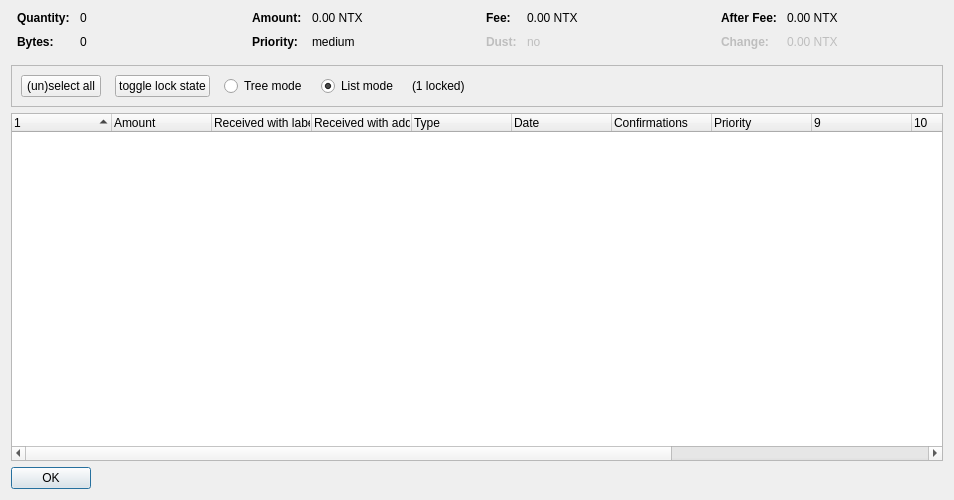
<?xml version="1.0" encoding="UTF-8"?>
<ui version="4.0">
 <class>CoinControlDialog</class>
 <widget class="QDialog" name="CoinControlDialog">
  <property name="geometry">
   <rect>
    <x>0</x>
    <y>0</y>
    <width>954</width>
    <height>500</height>
   </rect>
  </property>
  <property name="windowTitle">
   <string>Coin Selection</string>
  </property>
  <layout class="QVBoxLayout" name="verticalLayout">
   <item>
    <layout class="QHBoxLayout" name="horizontalLayoutTop" stretch="0,0,0,0">
     <property name="topMargin">
      <number>0</number>
     </property>
     <property name="bottomMargin">
      <number>10</number>
     </property>
     <item>
      <layout class="QFormLayout" name="formLayoutCoinControl1">
       <property name="horizontalSpacing">
        <number>10</number>
       </property>
       <property name="verticalSpacing">
        <number>10</number>
       </property>
       <property name="leftMargin">
        <number>6</number>
       </property>
       <property name="rightMargin">
        <number>6</number>
       </property>
       <item row="0" column="0">
        <widget class="QLabel" name="labelCoinControlQuantityText">
         <property name="font">
          <font>
           <weight>75</weight>
           <bold>true</bold>
          </font>
         </property>
         <property name="text">
          <string>Quantity:</string>
         </property>
        </widget>
       </item>
       <item row="0" column="1">
        <widget class="QLabel" name="labelCoinControlQuantity">
         <property name="cursor">
          <cursorShape>IBeamCursor</cursorShape>
         </property>
         <property name="contextMenuPolicy">
          <enum>Qt::ActionsContextMenu</enum>
         </property>
         <property name="text">
          <string notr="true">0</string>
         </property>
         <property name="textInteractionFlags">
          <set>Qt::LinksAccessibleByMouse|Qt::TextSelectableByKeyboard|Qt::TextSelectableByMouse</set>
         </property>
        </widget>
       </item>
       <item row="1" column="0">
        <widget class="QLabel" name="labelCoinControlBytesText">
         <property name="font">
          <font>
           <weight>75</weight>
           <bold>true</bold>
          </font>
         </property>
         <property name="text">
          <string>Bytes:</string>
         </property>
        </widget>
       </item>
       <item row="1" column="1">
        <widget class="QLabel" name="labelCoinControlBytes">
         <property name="cursor">
          <cursorShape>IBeamCursor</cursorShape>
         </property>
         <property name="contextMenuPolicy">
          <enum>Qt::ActionsContextMenu</enum>
         </property>
         <property name="text">
          <string notr="true">0</string>
         </property>
         <property name="textInteractionFlags">
          <set>Qt::LinksAccessibleByMouse|Qt::TextSelectableByKeyboard|Qt::TextSelectableByMouse</set>
         </property>
        </widget>
       </item>
      </layout>
     </item>
     <item>
      <layout class="QFormLayout" name="formLayoutCoinControl2">
       <property name="horizontalSpacing">
        <number>10</number>
       </property>
       <property name="verticalSpacing">
        <number>10</number>
       </property>
       <property name="leftMargin">
        <number>6</number>
       </property>
       <property name="rightMargin">
        <number>6</number>
       </property>
       <item row="0" column="0">
        <widget class="QLabel" name="labelCoinControlAmountText">
         <property name="font">
          <font>
           <weight>75</weight>
           <bold>true</bold>
          </font>
         </property>
         <property name="text">
          <string>Amount:</string>
         </property>
        </widget>
       </item>
       <item row="0" column="1">
        <widget class="QLabel" name="labelCoinControlAmount">
         <property name="cursor">
          <cursorShape>IBeamCursor</cursorShape>
         </property>
         <property name="contextMenuPolicy">
          <enum>Qt::ActionsContextMenu</enum>
         </property>
         <property name="text">
          <string notr="true">0.00 NTX</string>
         </property>
         <property name="textInteractionFlags">
          <set>Qt::LinksAccessibleByMouse|Qt::TextSelectableByKeyboard|Qt::TextSelectableByMouse</set>
         </property>
        </widget>
       </item>
       <item row="1" column="0">
        <widget class="QLabel" name="labelCoinControlPriorityText">
         <property name="font">
          <font>
           <weight>75</weight>
           <bold>true</bold>
          </font>
         </property>
         <property name="text">
          <string>Priority:</string>
         </property>
        </widget>
       </item>
       <item row="1" column="1">
        <widget class="QLabel" name="labelCoinControlPriority">
         <property name="cursor">
          <cursorShape>IBeamCursor</cursorShape>
         </property>
         <property name="contextMenuPolicy">
          <enum>Qt::ActionsContextMenu</enum>
         </property>
         <property name="text">
          <string>medium</string>
         </property>
         <property name="textInteractionFlags">
          <set>Qt::LinksAccessibleByMouse|Qt::TextSelectableByKeyboard|Qt::TextSelectableByMouse</set>
         </property>
        </widget>
       </item>
      </layout>
     </item>
     <item>
      <layout class="QFormLayout" name="formLayoutCoinControl3">
       <property name="horizontalSpacing">
        <number>10</number>
       </property>
       <property name="verticalSpacing">
        <number>10</number>
       </property>
       <property name="leftMargin">
        <number>6</number>
       </property>
       <property name="rightMargin">
        <number>6</number>
       </property>
       <item row="0" column="0">
        <widget class="QLabel" name="labelCoinControlFeeText">
         <property name="font">
          <font>
           <weight>75</weight>
           <bold>true</bold>
          </font>
         </property>
         <property name="text">
          <string>Fee:</string>
         </property>
        </widget>
       </item>
       <item row="0" column="1">
        <widget class="QLabel" name="labelCoinControlFee">
         <property name="cursor">
          <cursorShape>IBeamCursor</cursorShape>
         </property>
         <property name="contextMenuPolicy">
          <enum>Qt::ActionsContextMenu</enum>
         </property>
         <property name="text">
          <string notr="true">0.00 NTX</string>
         </property>
         <property name="textInteractionFlags">
          <set>Qt::LinksAccessibleByMouse|Qt::TextSelectableByKeyboard|Qt::TextSelectableByMouse</set>
         </property>
        </widget>
       </item>
       <item row="1" column="0">
        <widget class="QLabel" name="labelCoinControlLowOutputText">
         <property name="enabled">
          <bool>false</bool>
         </property>
         <property name="font">
          <font>
           <weight>75</weight>
           <bold>true</bold>
          </font>
         </property>
         <property name="text">
          <string>Dust:</string>
         </property>
        </widget>
       </item>
       <item row="1" column="1">
        <widget class="QLabel" name="labelCoinControlLowOutput">
         <property name="enabled">
          <bool>false</bool>
         </property>
         <property name="cursor">
          <cursorShape>IBeamCursor</cursorShape>
         </property>
         <property name="contextMenuPolicy">
          <enum>Qt::ActionsContextMenu</enum>
         </property>
         <property name="text">
          <string>no</string>
         </property>
         <property name="textInteractionFlags">
          <set>Qt::LinksAccessibleByMouse|Qt::TextSelectableByKeyboard|Qt::TextSelectableByMouse</set>
         </property>
        </widget>
       </item>
      </layout>
     </item>
     <item>
      <layout class="QFormLayout" name="formLayoutCoinControl4">
       <property name="horizontalSpacing">
        <number>10</number>
       </property>
       <property name="verticalSpacing">
        <number>10</number>
       </property>
       <property name="leftMargin">
        <number>6</number>
       </property>
       <property name="rightMargin">
        <number>6</number>
       </property>
       <item row="0" column="0">
        <widget class="QLabel" name="labelCoinControlAfterFeeText">
         <property name="font">
          <font>
           <weight>75</weight>
           <bold>true</bold>
          </font>
         </property>
         <property name="text">
          <string>After Fee:</string>
         </property>
        </widget>
       </item>
       <item row="0" column="1">
        <widget class="QLabel" name="labelCoinControlAfterFee">
         <property name="cursor">
          <cursorShape>IBeamCursor</cursorShape>
         </property>
         <property name="contextMenuPolicy">
          <enum>Qt::ActionsContextMenu</enum>
         </property>
         <property name="text">
          <string notr="true">0.00 NTX</string>
         </property>
         <property name="textInteractionFlags">
          <set>Qt::LinksAccessibleByMouse|Qt::TextSelectableByKeyboard|Qt::TextSelectableByMouse</set>
         </property>
        </widget>
       </item>
       <item row="1" column="0">
        <widget class="QLabel" name="labelCoinControlChangeText">
         <property name="enabled">
          <bool>false</bool>
         </property>
         <property name="font">
          <font>
           <weight>75</weight>
           <bold>true</bold>
          </font>
         </property>
         <property name="text">
          <string>Change:</string>
         </property>
        </widget>
       </item>
       <item row="1" column="1">
        <widget class="QLabel" name="labelCoinControlChange">
         <property name="enabled">
          <bool>false</bool>
         </property>
         <property name="cursor">
          <cursorShape>IBeamCursor</cursorShape>
         </property>
         <property name="contextMenuPolicy">
          <enum>Qt::ActionsContextMenu</enum>
         </property>
         <property name="text">
          <string notr="true">0.00 NTX</string>
         </property>
         <property name="textInteractionFlags">
          <set>Qt::LinksAccessibleByMouse|Qt::TextSelectableByKeyboard|Qt::TextSelectableByMouse</set>
         </property>
        </widget>
       </item>
      </layout>
     </item>
    </layout>
   </item>
   <item>
    <widget class="QFrame" name="frame">
     <property name="minimumSize">
      <size>
       <width>0</width>
       <height>40</height>
      </size>
     </property>
     <property name="frameShape">
      <enum>QFrame::StyledPanel</enum>
     </property>
     <property name="frameShadow">
      <enum>QFrame::Sunken</enum>
     </property>
     <layout class="QHBoxLayout" name="horizontalLayout">
      <item>
       <layout class="QHBoxLayout" name="horizontalLayoutPanel" stretch="0,0,0,0,0,0">
        <property name="spacing">
         <number>14</number>
        </property>
        <item>
         <widget class="QPushButton" name="pushButtonSelectAll">
          <property name="sizePolicy">
           <sizepolicy hsizetype="Maximum" vsizetype="Fixed">
            <horstretch>0</horstretch>
            <verstretch>0</verstretch>
           </sizepolicy>
          </property>
          <property name="text">
           <string>(un)select all</string>
          </property>
          <property name="autoDefault">
           <bool>false</bool>
          </property>
         </widget>
        </item>
        <item>
         <widget class="QPushButton" name="pushButtonToggleLock">
          <property name="sizePolicy">
           <sizepolicy hsizetype="Maximum" vsizetype="Fixed">
            <horstretch>0</horstretch>
            <verstretch>0</verstretch>
           </sizepolicy>
          </property>
          <property name="text">
           <string>toggle lock state</string>
          </property>
          <property name="autoDefault">
           <bool>false</bool>
          </property>
         </widget>
        </item>
        <item>
         <widget class="QRadioButton" name="radioTreeMode">
          <property name="sizePolicy">
           <sizepolicy hsizetype="Maximum" vsizetype="Fixed">
            <horstretch>0</horstretch>
            <verstretch>0</verstretch>
           </sizepolicy>
          </property>
          <property name="text">
           <string>Tree mode</string>
          </property>
         </widget>
        </item>
        <item>
         <widget class="QRadioButton" name="radioListMode">
          <property name="sizePolicy">
           <sizepolicy hsizetype="Maximum" vsizetype="Fixed">
            <horstretch>0</horstretch>
            <verstretch>0</verstretch>
           </sizepolicy>
          </property>
          <property name="text">
           <string>List mode</string>
          </property>
          <property name="checked">
           <bool>true</bool>
          </property>
         </widget>
        </item>
        <item>
         <widget class="QLabel" name="labelLocked">
          <property name="text">
           <string>(1 locked)</string>
          </property>
         </widget>
        </item>
        <item>
         <spacer name="horizontalSpacer">
          <property name="orientation">
           <enum>Qt::Horizontal</enum>
          </property>
          <property name="sizeHint" stdset="0">
           <size>
            <width>40</width>
            <height>20</height>
           </size>
          </property>
         </spacer>
        </item>
       </layout>
      </item>
     </layout>
    </widget>
   </item>
   <item>
    <widget class="CoinControlTreeWidget" name="treeWidget">
     <property name="contextMenuPolicy">
      <enum>Qt::CustomContextMenu</enum>
     </property>
     <property name="sortingEnabled">
      <bool>false</bool>
     </property>
     <property name="columnCount">
      <number>13</number>
     </property>
     <attribute name="headerShowSortIndicator" stdset="0">
      <bool>true</bool>
     </attribute>
     <attribute name="headerStretchLastSection">
      <bool>false</bool>
     </attribute>
     <column>
      <property name="text">
       <string/>
      </property>
     </column>
     <column>
      <property name="text">
       <string>Amount</string>
      </property>
     </column>
     <column>
      <property name="text">
       <string>Received with label</string>
      </property>
     </column>
     <column>
      <property name="text">
       <string>Received with address</string>
      </property>
     </column>
     <column>
      <property name="text">
       <string>Type</string>
      </property>
     </column>
     <column>
      <property name="text">
       <string>Date</string>
      </property>
     </column>
     <column>
      <property name="text">
       <string>Confirmations</string>
      </property>
      <property name="toolTip">
       <string>Confirmed</string>
      </property>
     </column>
     <column>
      <property name="text">
       <string>Priority</string>
      </property>
     </column>
     <column>
      <property name="text">
       <string/>
      </property>
     </column>
     <column>
      <property name="text">
       <string/>
      </property>
     </column>
     <column>
      <property name="text">
       <string/>
      </property>
     </column>
     <column>
      <property name="text">
       <string/>
      </property>
     </column>
     <column>
      <property name="text">
       <string/>
      </property>
     </column>
    </widget>
   </item>
   <item>
    <widget class="QDialogButtonBox" name="buttonBox">
     <property name="sizePolicy">
      <sizepolicy hsizetype="Maximum" vsizetype="Fixed">
       <horstretch>0</horstretch>
       <verstretch>0</verstretch>
      </sizepolicy>
     </property>
     <property name="orientation">
      <enum>Qt::Horizontal</enum>
     </property>
     <property name="standardButtons">
      <set>QDialogButtonBox::Ok</set>
     </property>
    </widget>
   </item>
  </layout>
 </widget>
 <customwidgets>
  <customwidget>
   <class>CoinControlTreeWidget</class>
   <extends>QTreeWidget</extends>
   <header>coincontroltreewidget.h</header>
  </customwidget>
 </customwidgets>
 <resources/>
 <connections/>
</ui>
